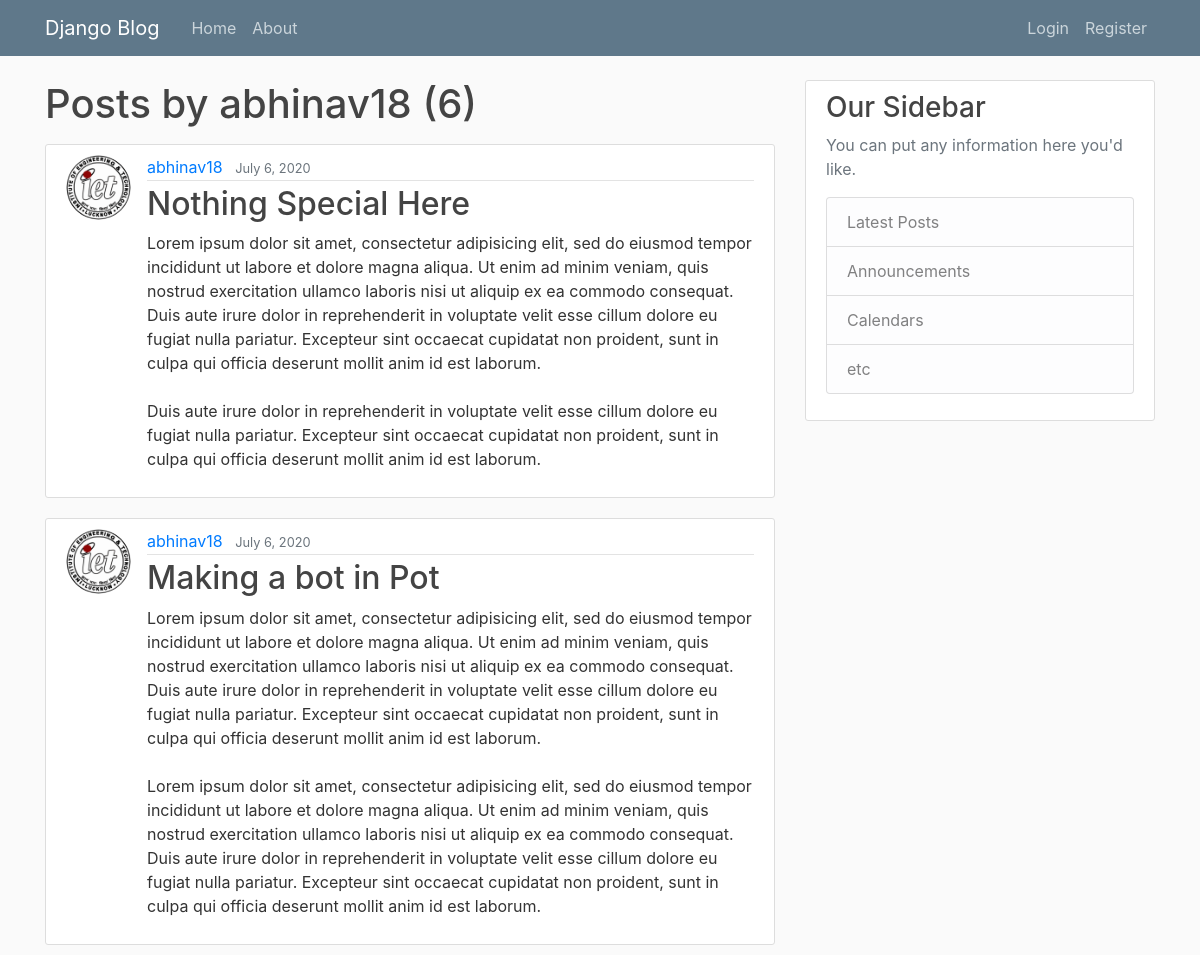
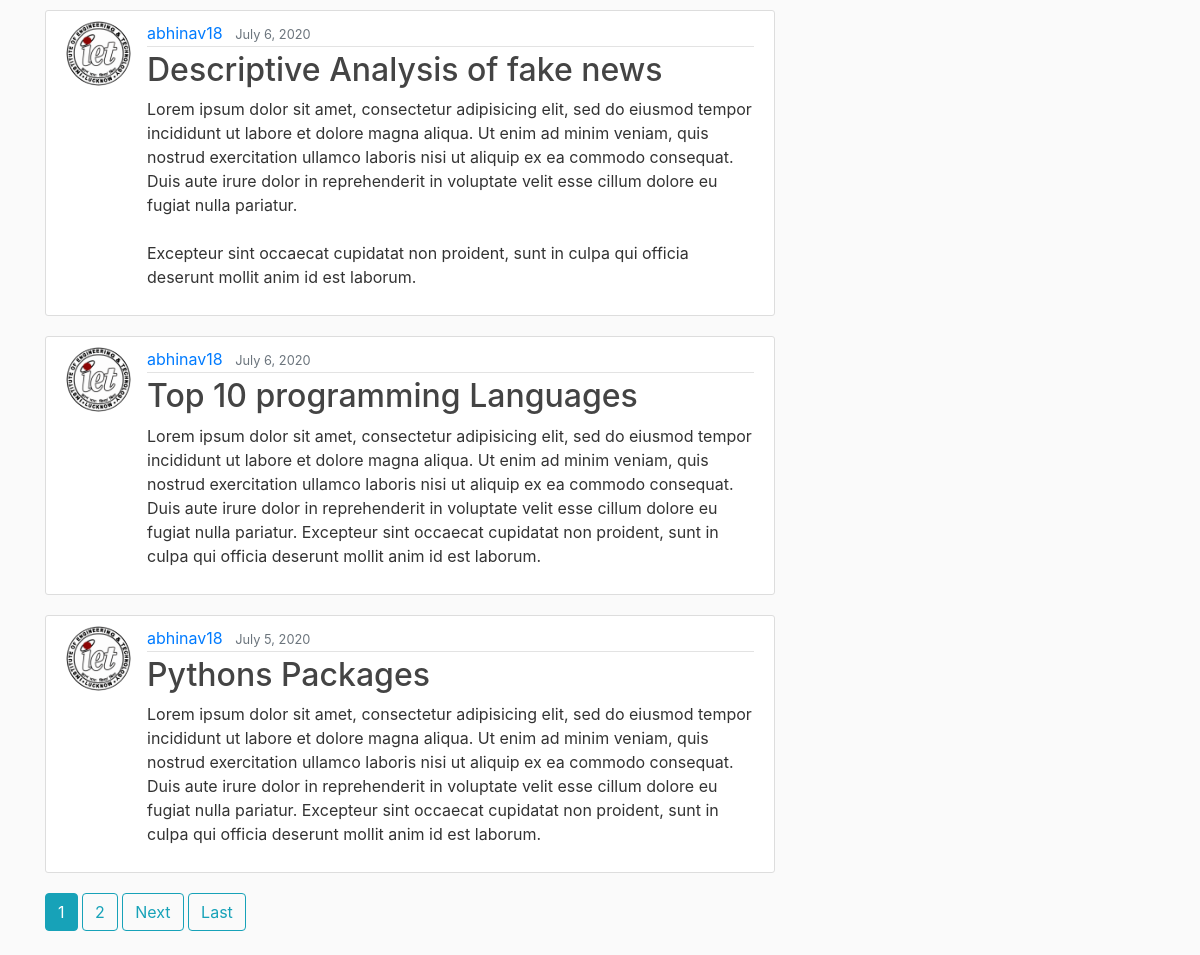
Screenshot of /user/abhinav18/ with the database file from the repository (2 pictures, top to bottom).
### blog/models.py (models this page shows, shortened)
class Post(models.Model):
    title = models.CharField(max_length=100)
    content = models.TextField()
    date_posted = models.DateTimeField(default = timezone.now)
    author = models.ForeignKey(User, on_delete = models.CASCADE)

### users/models.py (models this page shows, shortened)
class Profile(models.Model):
    user = models.OneToOneField(User, on_delete = models.CASCADE)
    image = models.ImageField(default = 'default.jpg',upload_to = 'profile_pics')

### blog/views.py (the view)
# urls.py: path('user/<str:username>/', UserPostListView.as_view(),name = 'user-posts'),
class UserPostListView(ListView):
    model = Post
    template_name = 'blog/user_posts.html'   # default : <app>/<model>_<viewtype>.html
    context_object_name = 'posts'
    paginate_by = 5
    def get_queryset(self):
        user = get_object_or_404(User,username = self.kwargs.get('username'))
        return Post.objects.filter(author = user).order_by('-date_posted')

### blog/templates/blog/user_posts.html (shortened to what this page needs)
{% extends "blog/base.html" %}
{% block content %}
<h1 class = "mb-3">Posts by {{view.kwargs.username }} ({{page_obj.paginator.count }})</h1>
{% for post in posts %}
  <article class="media content-section">
    <img src="{{ post.author.profile.image.url }}" class="rounded-circle article-img">
    <div class="media-body">
      <div class="article-metadata">
        <a class="mr-2" href="{% url 'user-posts' post.author.username %}">{{ post.author }}</a>
        <small class="text-muted">{{ post.date_posted|date:"F j, Y" }}</small>
      </div>
      <h2><a class="article-title" href="{% url 'post-detail' post.id %}">{{ post.title }}</a></h2>
      <p class="article-content">{{ post.content }}</p>
    </div>
  </article>
{% endfor %}
{% if is_paginated %}
  {% for num in page_obj.paginator.page_range %}
    {% if page_obj.number == num %}
      <a class = "btn btn-info mb-4" href="?page={{num}}">{{num}}</a>
      {% elif num > page_obj.number|add:'-3' and num < page_obj.number|add:'3' %}
        <a class = "btn btn-outline-info mb-4" href="?page={{num}}">{{num}}</a>
    {% endif %}
  {% endfor %}
  {% if page_obj.has_next %}
    <a class = "btn btn-outline-info mb-4" href="?page={{page_obj.next_page_number}}">Next</a>
    <a class = "btn btn-outline-info mb-4" href="?page={{page_obj.paginator.num_pages}}">Last</a>
  {% endif %}
{% endif %}
{% endblock content %}

### blog/static/blog/main.css (style rules this page uses)
body { background: #fafafa; color: #333333; margin-top: 5rem; }
h1, h2, h3, h4, h5, h6 { color: #444444; }
.content-section { background: #ffffff; padding: 10px 20px; border: 1px solid #dddddd; border-radius: 3px; margin-bottom: 20px; }
.article-title { color: #444444; }
.article-content { white-space: pre-line; }
.article-img { height: 65px; width: 65px; margin-right: 16px; }
.article-metadata { padding-bottom: 1px; margin-bottom: 4px; border-bottom: 1px solid #e3e3e3 }

### rows the page displays
Post: author.profile.image (picture), author "abhinav18", date_posted "July 6, 2020", title "Nothing Special Here", content "Lorem ipsum dolor sit amet, consectetur adipisicing elit, sed do eiusmod tempor incididunt ut labore et dolore magna aliqua. Ut enim ad minim veniam, quis nostrud exercitation ullamco laboris nisi ut aliquip ex ea commodo consequat. Duis aute irure dolor in reprehenderit in voluptate velit esse cillum dolore eu fugiat nulla pariatur. Excepteur sint occaecat cupidatat non proident, sunt in culpa qui officia deserunt mollit anim id est laborum. Duis aute irure dolor in reprehenderit in voluptate velit esse cillum dolore eu fugiat nulla pariatur. Excepteur sint occaecat cupidatat non proident, sunt in culpa qui officia deserunt mollit anim id est laborum."
Post: author.profile.image (picture), author "abhinav18", date_posted "July 6, 2020", title "Making a bot in Pot", content "Lorem ipsum dolor sit amet, consectetur adipisicing elit, sed do eiusmod tempor incididunt ut labore et dolore magna aliqua. Ut enim ad minim veniam, quis nostrud exercitation ullamco laboris nisi ut aliquip ex ea commodo consequat. Duis aute irure dolor in reprehenderit in voluptate velit esse cillum dolore eu fugiat nulla pariatur. Excepteur sint occaecat cupidatat non proident, sunt in culpa qui officia deserunt mollit anim id est laborum. Lorem ipsum dolor sit amet, consectetur adipisicing elit, sed do eiusmod tempor incididunt ut labore et dolore magna aliqua. Ut enim ad minim veniam, quis nostrud exercitation ullamco laboris nisi ut aliquip ex ea commodo consequat. Duis aute irure…"
Post: author.profile.image (picture), author "abhinav18", date_posted "July 6, 2020", title "Descriptive Analysis of fake news", content "Lorem ipsum dolor sit amet, consectetur adipisicing elit, sed do eiusmod tempor incididunt ut labore et dolore magna aliqua. Ut enim ad minim veniam, quis nostrud exercitation ullamco laboris nisi ut aliquip ex ea commodo consequat. Duis aute irure dolor in reprehenderit in voluptate velit esse cillum dolore eu fugiat nulla pariatur. Excepteur sint occaecat cupidatat non proident, sunt in culpa qui officia deserunt mollit anim id est laborum."
Post: author.profile.image (picture), author "abhinav18", date_posted "July 6, 2020", title "Top 10 programming Languages", content "Lorem ipsum dolor sit amet, consectetur adipisicing elit, sed do eiusmod tempor incididunt ut labore et dolore magna aliqua. Ut enim ad minim veniam, quis nostrud exercitation ullamco laboris nisi ut aliquip ex ea commodo consequat. Duis aute irure dolor in reprehenderit in voluptate velit esse cillum dolore eu fugiat nulla pariatur. Excepteur sint occaecat cupidatat non proident, sunt in culpa qui officia deserunt mollit anim id est laborum."
Post: author.profile.image (picture), author "abhinav18", date_posted "July 5, 2020", title "Pythons Packages", content "Lorem ipsum dolor sit amet, consectetur adipisicing elit, sed do eiusmod tempor incididunt ut labore et dolore magna aliqua. Ut enim ad minim veniam, quis nostrud exercitation ullamco laboris nisi ut aliquip ex ea commodo consequat. Duis aute irure dolor in reprehenderit in voluptate velit esse cillum dolore eu fugiat nulla pariatur. Excepteur sint occaecat cupidatat non proident, sunt in culpa qui officia deserunt mollit anim id est laborum."

### other values shown
{{ view.kwargs.username }} "abhinav18"
{{ page_obj.paginator.count }} "6"
{{ num }} "1"
{{ num }} "2"
